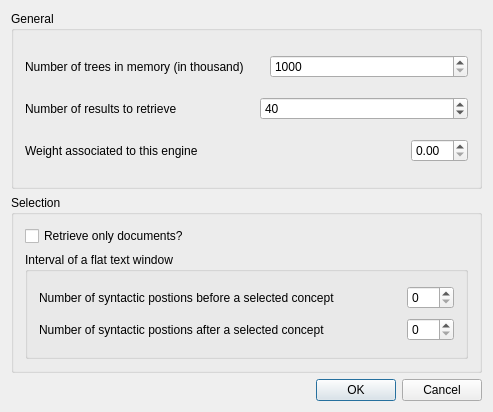
<?xml version="1.0" encoding="UTF-8"?>
<ui version="4.0">
 <class>Config</class>
 <widget class="QWidget" name="Config">
  <property name="geometry">
   <rect>
    <x>0</x>
    <y>0</y>
    <width>493</width>
    <height>412</height>
   </rect>
  </property>
  <property name="sizePolicy">
   <sizepolicy hsizetype="Fixed" vsizetype="Fixed">
    <horstretch>0</horstretch>
    <verstretch>0</verstretch>
   </sizepolicy>
  </property>
  <property name="mouseTracking">
   <bool>false</bool>
  </property>
  <property name="acceptDrops">
   <bool>true</bool>
  </property>
  <property name="windowTitle">
   <string>Configure XML Search Engine</string>
  </property>
  <property name="sizeGripEnabled" stdset="0">
   <bool>true</bool>
  </property>
  <layout class="QVBoxLayout" name="verticalLayout_12">
   <item>
    <layout class="QVBoxLayout">
     <item>
      <widget class="QGroupBox" name="box_0">
       <property name="title">
        <string>General</string>
       </property>
       <layout class="QVBoxLayout" name="verticalLayout">
        <item>
         <layout class="QHBoxLayout" name="horizontalLayout_5">
          <item>
           <widget class="QLabel" name="textLabel1_3">
            <property name="text">
             <string>Number of trees in memory (in thousand)</string>
            </property>
            <property name="wordWrap">
             <bool>false</bool>
            </property>
           </widget>
          </item>
          <item>
           <spacer name="spacer25_2">
            <property name="orientation">
             <enum>Qt::Horizontal</enum>
            </property>
            <property name="sizeType">
             <enum>QSizePolicy::Minimum</enum>
            </property>
            <property name="sizeHint" stdset="0">
             <size>
              <width>20</width>
              <height>20</height>
             </size>
            </property>
           </spacer>
          </item>
          <item>
           <widget class="QSpinBox" name="MaxNbTrees">
            <property name="minimum">
             <number>1000</number>
            </property>
            <property name="maximum">
             <number>1000000000</number>
            </property>
            <property name="value">
             <number>1000</number>
            </property>
           </widget>
          </item>
         </layout>
        </item>
        <item>
         <layout class="QHBoxLayout" name="horizontalLayout">
          <item>
           <widget class="QLabel" name="textLabel1_2">
            <property name="text">
             <string>Number of results to retrieve</string>
            </property>
            <property name="wordWrap">
             <bool>false</bool>
            </property>
           </widget>
          </item>
          <item>
           <spacer name="spacer25">
            <property name="orientation">
             <enum>Qt::Horizontal</enum>
            </property>
            <property name="sizeType">
             <enum>QSizePolicy::Minimum</enum>
            </property>
            <property name="sizeHint" stdset="0">
             <size>
              <width>20</width>
              <height>20</height>
             </size>
            </property>
           </spacer>
          </item>
          <item>
           <widget class="QSpinBox" name="NbResults">
            <property name="maximum">
             <number>9999</number>
            </property>
            <property name="value">
             <number>40</number>
            </property>
           </widget>
          </item>
         </layout>
        </item>
        <item>
         <layout class="QHBoxLayout" name="horizontalLayout_2">
          <item>
           <widget class="QLabel" name="textLabel2">
            <property name="text">
             <string>Weight associated to this engine</string>
            </property>
            <property name="wordWrap">
             <bool>false</bool>
            </property>
           </widget>
          </item>
          <item>
           <spacer name="spacer26">
            <property name="orientation">
             <enum>Qt::Horizontal</enum>
            </property>
            <property name="sizeType">
             <enum>QSizePolicy::MinimumExpanding</enum>
            </property>
            <property name="sizeHint" stdset="0">
             <size>
              <width>20</width>
              <height>20</height>
             </size>
            </property>
           </spacer>
          </item>
          <item>
           <widget class="QDoubleSpinBox" name="Weight"/>
          </item>
         </layout>
        </item>
       </layout>
      </widget>
     </item>
    </layout>
   </item>
   <item>
    <widget class="QGroupBox" name="groupBox">
     <property name="baseSize">
      <size>
       <width>60</width>
       <height>60</height>
      </size>
     </property>
     <property name="title">
      <string>Selection</string>
     </property>
     <layout class="QVBoxLayout" name="verticalLayout_11">
      <item>
       <widget class="QCheckBox" name="OnlyDocs">
        <property name="text">
         <string>Retrieve only documents?</string>
        </property>
       </widget>
      </item>
      <item>
       <widget class="QGroupBox" name="groupBox_2">
        <property name="title">
         <string>Interval of a flat text window</string>
        </property>
        <layout class="QVBoxLayout" name="verticalLayout_10">
         <item>
          <layout class="QHBoxLayout" name="horizontalLayout_3">
           <item>
            <widget class="QLabel" name="label_2">
             <property name="text">
              <string>Number of syntactic postions before a selected concept</string>
             </property>
            </widget>
           </item>
           <item>
            <spacer name="horizontalSpacer">
             <property name="orientation">
              <enum>Qt::Horizontal</enum>
             </property>
             <property name="sizeType">
              <enum>QSizePolicy::MinimumExpanding</enum>
             </property>
             <property name="sizeHint" stdset="0">
              <size>
               <width>20</width>
               <height>20</height>
              </size>
             </property>
            </spacer>
           </item>
           <item>
            <widget class="QSpinBox" name="BeginWindowPos">
             <property name="toolTip">
              <string>Beginning synaptic position of a window (≤0).</string>
             </property>
             <property name="statusTip">
              <string/>
             </property>
             <property name="whatsThis">
              <string>Beginning synaptic position of a window (≤0).</string>
             </property>
             <property name="minimum">
              <number>0</number>
             </property>
             <property name="maximum">
              <number>199</number>
             </property>
            </widget>
           </item>
          </layout>
         </item>
         <item>
          <layout class="QHBoxLayout" name="horizontalLayout_4">
           <item>
            <widget class="QLabel" name="label_3">
             <property name="text">
              <string>Number of syntactic postions after a selected concept</string>
             </property>
            </widget>
           </item>
           <item>
            <spacer name="horizontalSpacer_2">
             <property name="orientation">
              <enum>Qt::Horizontal</enum>
             </property>
             <property name="sizeType">
              <enum>QSizePolicy::MinimumExpanding</enum>
             </property>
             <property name="sizeHint" stdset="0">
              <size>
               <width>20</width>
               <height>20</height>
              </size>
             </property>
            </spacer>
           </item>
           <item>
            <widget class="QSpinBox" name="EndWindowPos">
             <property name="toolTip">
              <string>Ending synaptic position of a window (≥0).</string>
             </property>
             <property name="whatsThis">
              <string>Ending synaptic position of a window (≥0).</string>
             </property>
             <property name="maximum">
              <number>199</number>
             </property>
            </widget>
           </item>
          </layout>
         </item>
        </layout>
       </widget>
      </item>
     </layout>
    </widget>
   </item>
   <item>
    <widget class="QDialogButtonBox" name="buttonBox">
     <property name="sizePolicy">
      <sizepolicy hsizetype="MinimumExpanding" vsizetype="Fixed">
       <horstretch>0</horstretch>
       <verstretch>0</verstretch>
      </sizepolicy>
     </property>
     <property name="standardButtons">
      <set>QDialogButtonBox::Cancel|QDialogButtonBox::Ok</set>
     </property>
    </widget>
   </item>
  </layout>
 </widget>
 <layoutdefault spacing="6" margin="11"/>
 <tabstops>
  <tabstop>NbResults</tabstop>
 </tabstops>
 <resources/>
 <connections/>
</ui>
